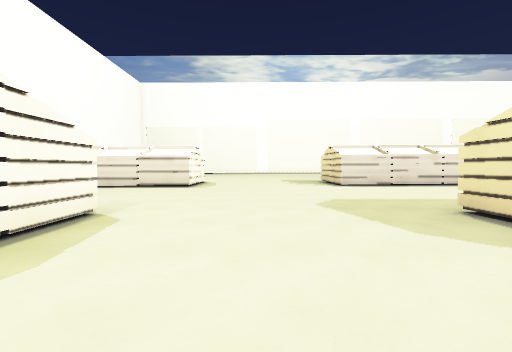
[1] (above)

24 first-person views from a walk through a level from a Godot 3-D game. The camera is 1.3 m above the floor, tilts 2° down and sees 90° across. The floor is counted in squares, 1.96 m on a side. Each view is taken from the middle of a square. On the plan, view 1 faces up. The plan holds only what a view shows up to about 9 squares ahead; the rest is blank. The place goes on beyond the plan. Characters and animated objects are not drawn. Some surface patterns are stand-ins.

[2]
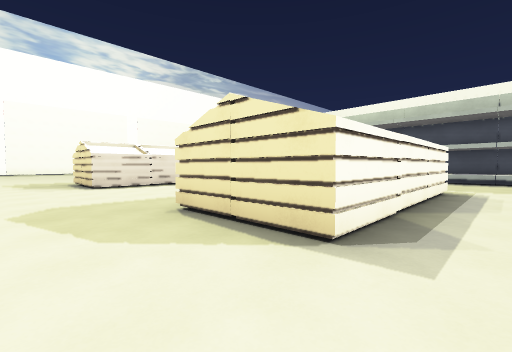

[3]
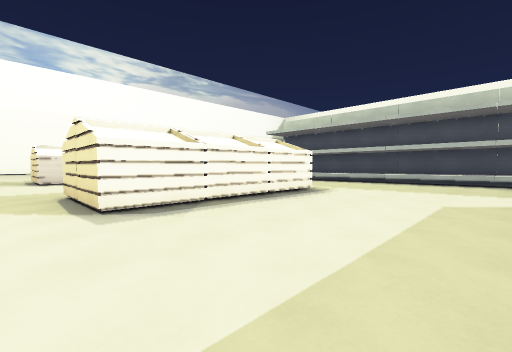

[4]
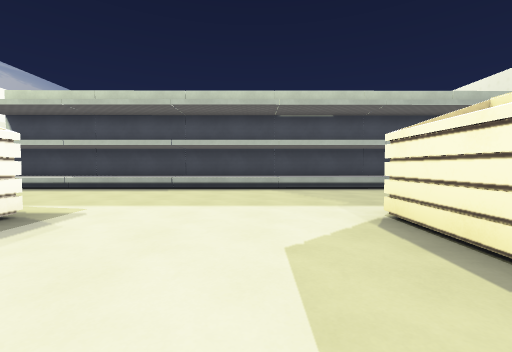

[5]
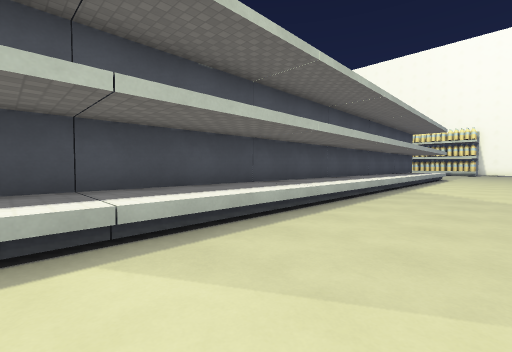

[6]
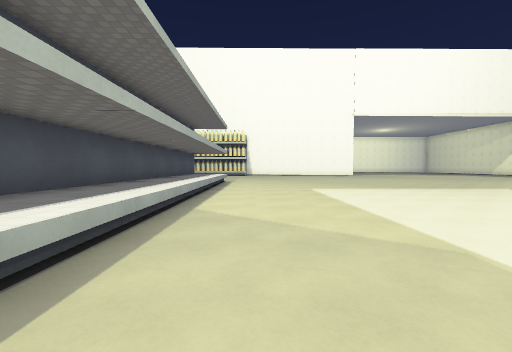

[7]
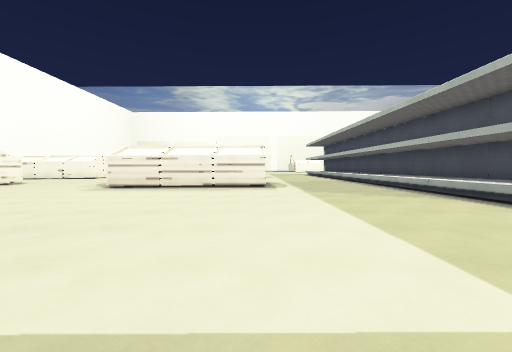

[8]
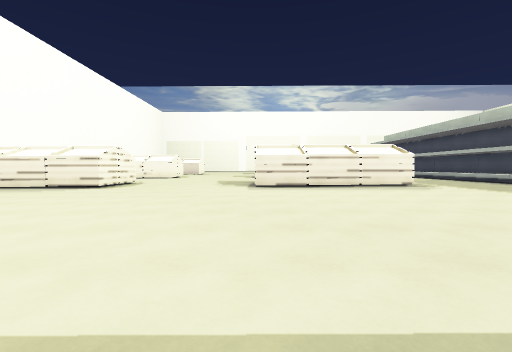

[9]
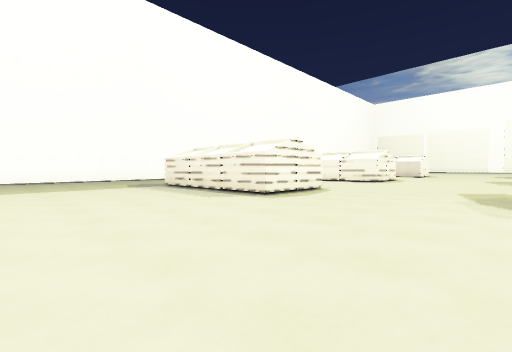

[10]
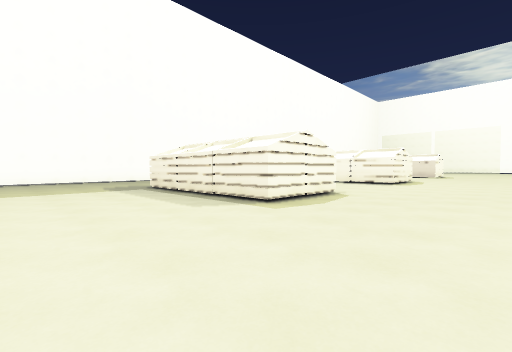

[11]
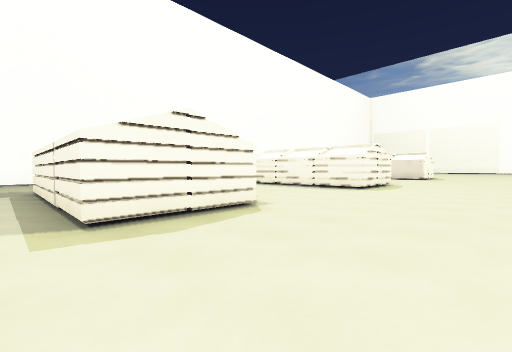

[12]
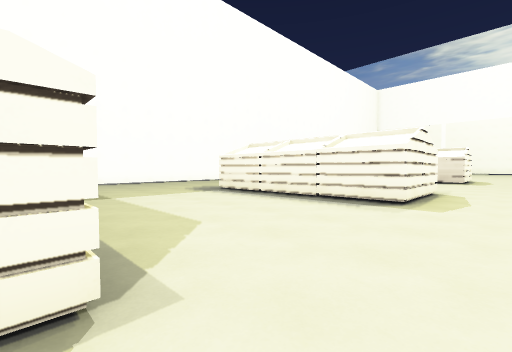

[13]
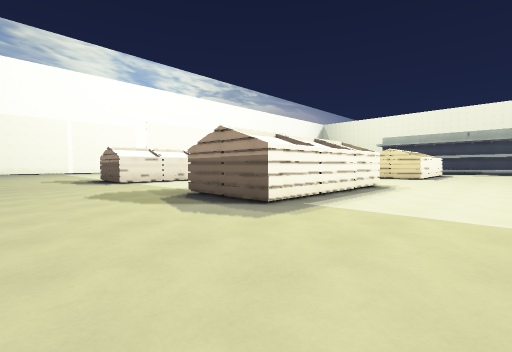

[14]
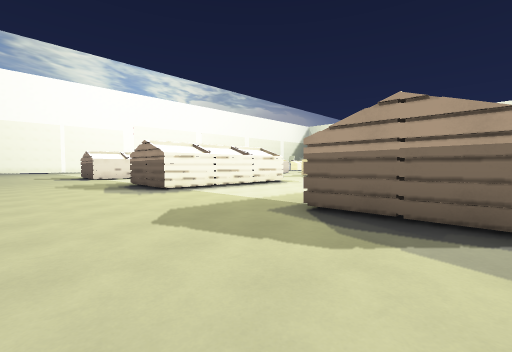

[15]
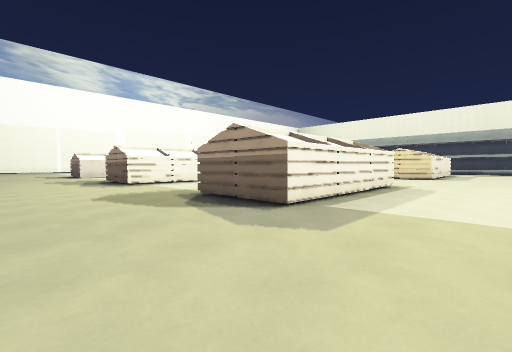

[16]
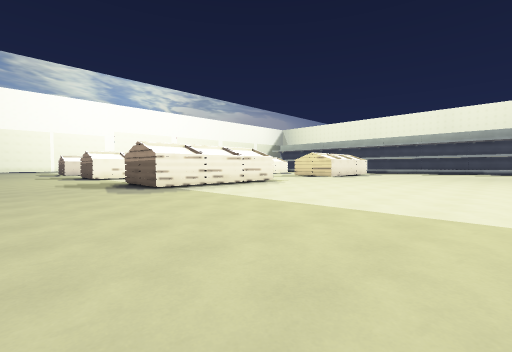

[17]
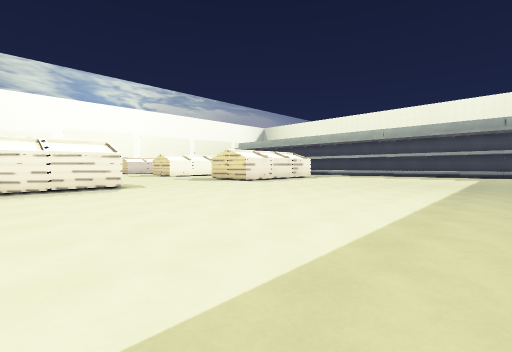

[18]
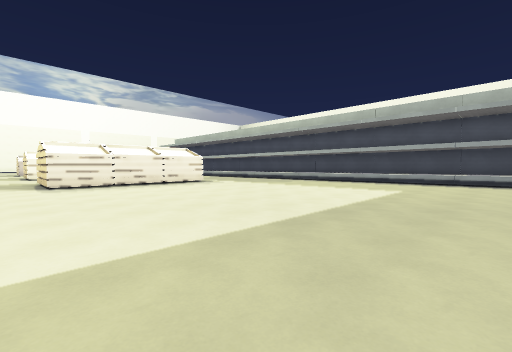

[19]
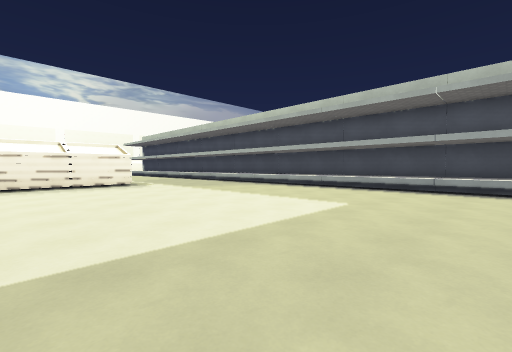

[20]
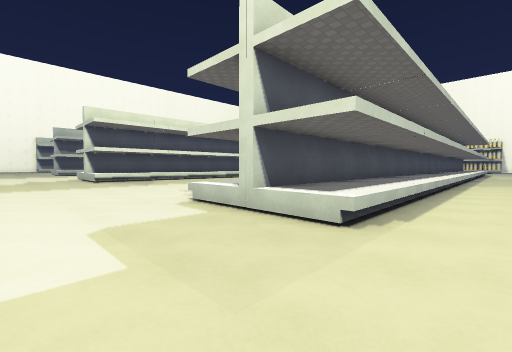

[21]
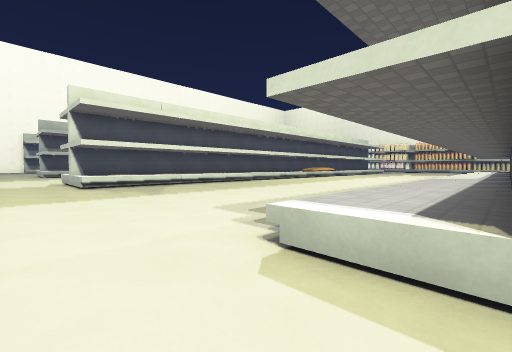

[22]
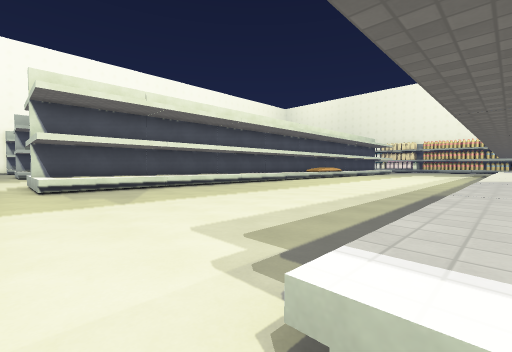

[23]
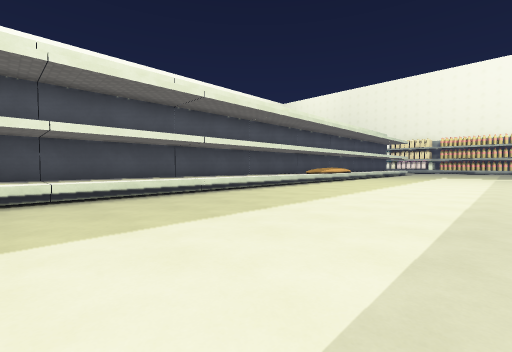

[24]
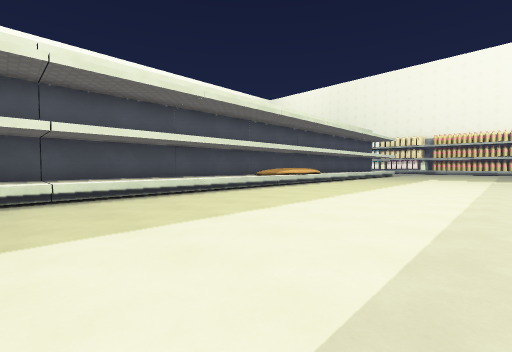

### Floor plan
Key: @ floor where view 1 was taken; # wall or solid block; . main floor; : floor 0.25 m higher than the main floor; ^ raised ledge.
Columns run from 11 left of view 1 to 26 right of it. Each row starts with its distance up from view 1.
  9 ...  ####.....#####   ...::::::::::
  8 ....  ............    ...:::::::::::::
  7 ....   ...........    ...:::::::::::::
  6 .....  ..........     .^^#^:::::::^#^
  5 .....   ........      .^^^^:::::::^^
  4 .....   .......       .^^^^:::::::^^
  3 ....#   #.....#      ..^^^^:::::::^^
  2 ....#   #.....#     ...^^^^:::::::^^
  1 ....#####.....######...^^^^:::::::^^
  0 ...........@...........^^^^:::::::^^
 -1 .......................^^^^:::::::^^
 -2 .......................^^^^:::::::^^
 -3 .......................^^^^:::::::^^
 -4 ....#   #.....#   ##...^^^^:::::::^^
 -5 ....#   #.....#   ## ..^^^^ ::::::^^
 -6 ....#####.....######...^^^  ::::::^
 -7 .......................^^^  ::::::
 -8 ........................^^  :::::
 -9 .......................:^^  :::
-10 .......................:^^  ::
-11 .......................:^^  ::
-12 .......................:^^
-13 .......................:^^
-14 .......................:^^
-15       .................:^^
-16              ..........:^^

Where each view was taken, in squares from view 1:
view 1: 0 up, 0 right, facing up
view 2: 0 up, 1 right, facing up-right
view 3: 3 down, 2 right, facing up-right
view 4: 2 down, 5 right, facing right
view 5: 2 down, 10 right, facing down-right
view 6: 6 down, 11 right, facing down
view 7: 15 down, 8 right, facing up
view 8: 15 down, 3 right, facing up
view 9: 11 down, 2 right, facing up-left
view 10: 10 down, 1 right, facing up-left
view 11: 7 down, 1 right, facing up-left
view 12: 4 down, 1 left, facing up-left
view 13: 2 down, 11 left, facing up-right
view 14: 6 down, 11 left, facing up-right
view 15: 9 down, 11 left, facing up-right
view 16: 14 down, 11 left, facing up-right
view 17: 15 down, 5 left, facing up-right
view 18: 16 down, 2 right, facing up-right
view 19: 16 down, 5 right, facing up-right
view 20: 9 up, 11 right, facing down-right
view 21: 8 up, 14 right, facing down-right
view 22: 7 up, 15 right, facing down-right
view 23: 4 up, 17 right, facing down-right
view 24: 1 up, 17 right, facing down-right
